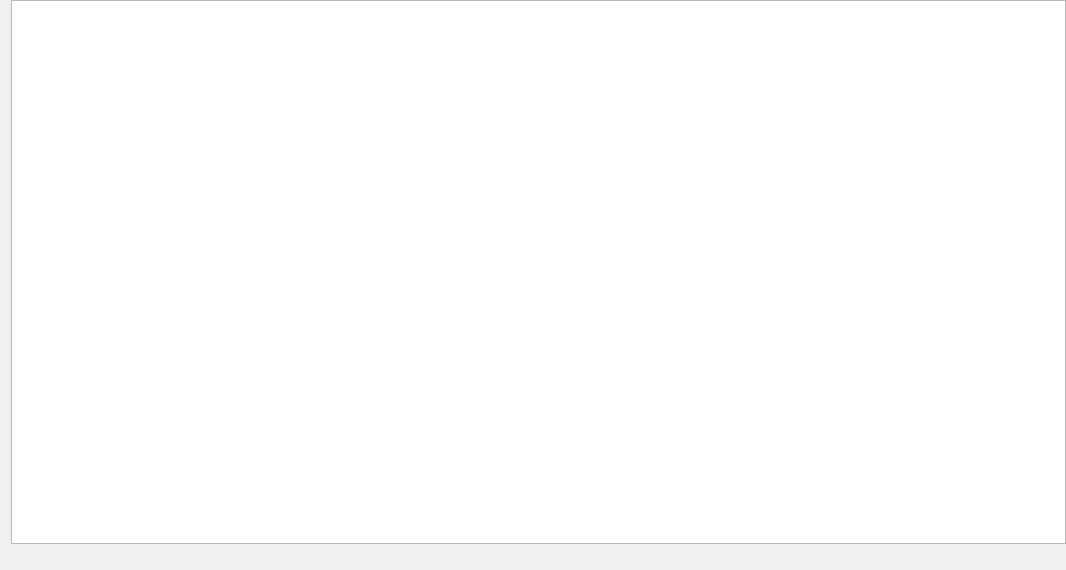
<?xml version="1.0" encoding="UTF-8"?>
<ui version="4.0">
 <class>DatabaseTableWidget</class>
 <widget class="QWidget" name="DatabaseTableWidget">
  <property name="geometry">
   <rect>
    <x>0</x>
    <y>0</y>
    <width>1066</width>
    <height>570</height>
   </rect>
  </property>
  <property name="windowTitle">
   <string>DatabaseTableWidget</string>
  </property>
  <layout class="QVBoxLayout" name="verticalLayout">
   <property name="topMargin">
    <number>0</number>
   </property>
   <property name="rightMargin">
    <number>0</number>
   </property>
   <property name="bottomMargin">
    <number>0</number>
   </property>
   <item>
    <layout class="QGridLayout" name="gridLayout">
     <item row="1" column="1">
      <widget class="PageControl" name="m_pWidgetPageNavigate" native="true">
       <property name="minimumSize">
        <size>
         <width>20</width>
         <height>10</height>
        </size>
       </property>
      </widget>
     </item>
     <item row="1" column="2">
      <spacer name="horizontalSpacer">
       <property name="orientation">
        <enum>Qt::Horizontal</enum>
       </property>
       <property name="sizeHint" stdset="0">
        <size>
         <width>40</width>
         <height>20</height>
        </size>
       </property>
      </spacer>
     </item>
     <item row="1" column="0">
      <spacer name="horizontalSpacer_2">
       <property name="orientation">
        <enum>Qt::Horizontal</enum>
       </property>
       <property name="sizeHint" stdset="0">
        <size>
         <width>40</width>
         <height>20</height>
        </size>
       </property>
      </spacer>
     </item>
     <item row="0" column="0" colspan="3">
      <widget class="QTableView" name="m_pTableView"/>
     </item>
    </layout>
   </item>
  </layout>
 </widget>
 <customwidgets>
  <customwidget>
   <class>PageControl</class>
   <extends>QWidget</extends>
   <header location="global">PageControl.h</header>
   <container>1</container>
  </customwidget>
 </customwidgets>
 <resources/>
 <connections/>
</ui>
